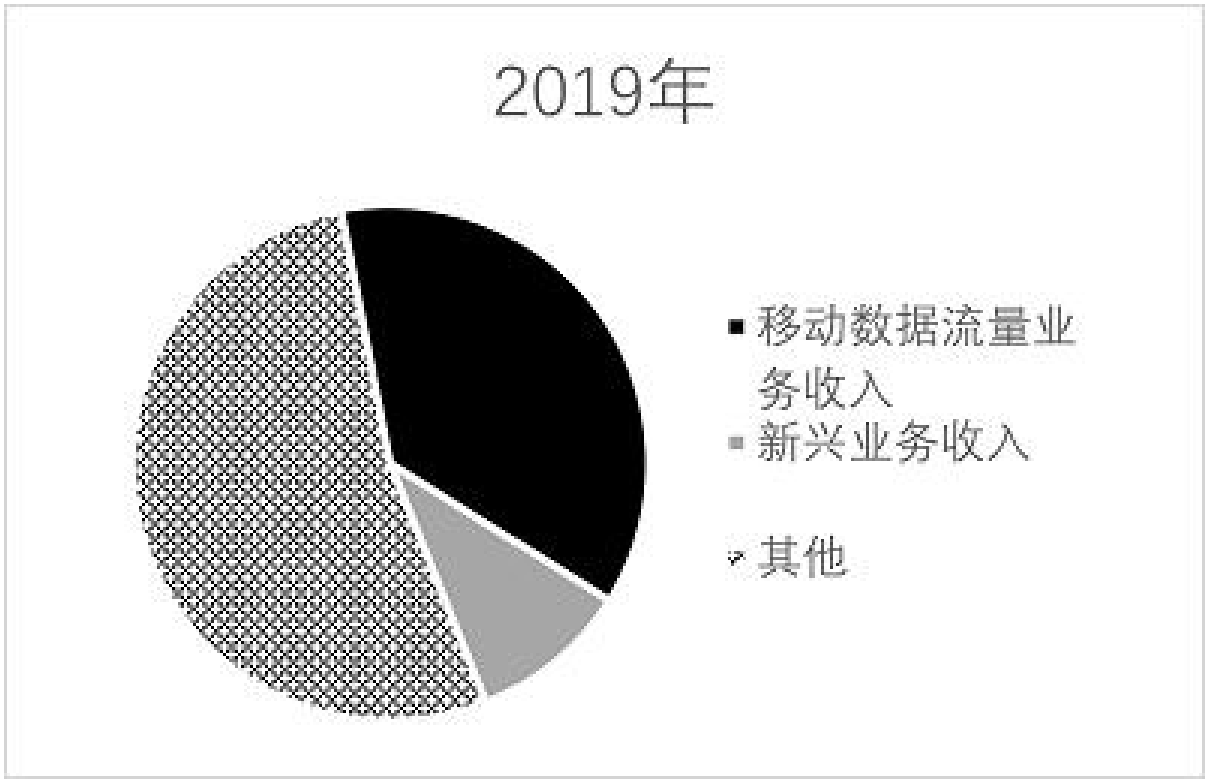
#> input picture 广东/行测/2022-2026/assets/GD2023-XJ/GD2023-XJ-p29-i01.png, 1209 x 783 px, found by its file name
$ python q90_pie_angles.py
#> lines starting #> are read from the running program, lines starting #| are printed output that depends on the picture; after the words box and inside, x2 and y2 are one past the last pixel; in counts of white or black regions, pixels touching at a corner belong together
# -*- coding: utf-8 -*-
"""第90题：量出四个选项饼图各扇区的角度，与由材料算出的各年占比对照。

做法：在饼图区域找圆心和半径，沿0.25°一步的射线在0.35R—0.85R之间取像素，
按“深色（移动数据流量，黑）/中灰（新兴业务，灰）/网点（其他，黑白相间）”分类，
统计每类所占角度。扇区之间的白缝按两侧均分。
"""
import numpy as np
from PIL import Image

BASE = '/home/user/xing-ce1/广东/行测/2022-2026/assets/GD2023-XJ/'
FIGS = {'A': ('GD2023-XJ-p29-i01.png', 2019), 'B': ('GD2023-XJ-p30-i01.png', 2020),
        'C': ('GD2023-XJ-p30-i02.png', 2021), 'D': ('GD2023-XJ-p30-i03.png', 2022)}


def find_circle(g):
    # 只看左侧饼图区域（图例在 x>680 处）
    sub = g[150:, :680]
    mask = sub < 200
    ys, xs = np.nonzero(mask)
    # 去掉边框线：边框在图片最外沿，饼图区域内只取远离边缘的点
    keep = (xs > 20) & (ys < sub.shape[0] - 20)
    ys, xs = ys[keep], xs[keep]
    x0, x1, y0, y1 = xs.min(), xs.max(), ys.min(), ys.max()
    cx, cy = (x0 + x1) / 2, (y0 + y1) / 2 + 150
    r = ((x1 - x0) + (y1 - y0)) / 4
    return cx, cy, r


def classify(vals):
    vals = np.asarray(vals, dtype=float)
    dark = np.mean(vals < 70)
    mid = np.mean((vals >= 110) & (vals <= 205))
    light = np.mean(vals > 225)
    if dark > 0.85:
        return 'black'
    if mid > 0.75:
        return 'gray'
    if light > 0.85:
        return 'gap'
    return 'dots'


def measure(path):
    g = np.asarray(Image.open(path).convert('L'), dtype=float)
    cx, cy, r = find_circle(g)
    counts = {}
    seq = []
    for k in range(1440):
        th = np.deg2rad(k * 0.25)
        rs = np.linspace(0.35 * r, 0.85 * r, 60)
        xs = (cx + rs * np.sin(th)).round().astype(int)
        ys = (cy - rs * np.cos(th)).round().astype(int)
        c = classify(g[ys, xs])
        seq.append(c)
        counts[c] = counts.get(c, 0) + 1
    tot = sum(v for k2, v in counts.items() if k2 != 'gap')
    shares = {k2: v / tot for k2, v in counts.items() if k2 != 'gap'}
    return (cx, cy, r), counts, shares, seq


def boundaries(seq):
    out = []
    for i in range(len(seq)):
        if seq[i] != seq[i - 1]:
            out.append((i * 0.25, seq[i - 1], seq[i]))
    return out


def main_slices(seq, step=0.25, min_deg=4.0):
    """把边缘的抗锯齿杂点和白缝并入两侧扇区：长度<4°的段视为缝，从缝的中点切开。"""
    n = len(seq)
    # 旋转到某个段的起点，避免首尾相接的段被切开
    start = next(i for i in range(n) if seq[i] != seq[i - 1])
    s = seq[start:] + seq[:start]
    runs = []
    for i, c in enumerate(s):
        if runs and runs[-1][0] == c:
            runs[-1][2] += 1
        else:
            runs.append([c, i, 1])
    main = [r for r in runs if r[2] * step >= min_deg and r[0] != 'gap']
    # 合并相邻同类主段
    merged = []
    for r in main:
        if merged and merged[-1][0] == r[0]:
            merged[-1][2] = r[1] + r[2] - merged[-1][1]
        else:
            merged.append(list(r))
    cuts = []
    for k in range(len(merged)):
        a, b = merged[k], merged[(k + 1) % len(merged)]
        end_a = a[1] + a[2]
        beg_b = b[1] if b[1] >= end_a else b[1] + n
        cuts.append(((end_a + beg_b) / 2) % n)
    ext = {}
    for k in range(len(merged)):
        lo, hi = cuts[k - 1], cuts[k]
        ext[merged[k][0]] = ext.get(merged[k][0], 0) + ((hi - lo) % n) * step
    angles = [round(((c + start) % n) * step, 1) for c in cuts]
    return ext, angles


# 由材料算出的各年占比
total2022 = 15800.0
rates = {2019: 0.005, 2020: 0.039, 2021: 0.081, 2022: 0.080}
tot = {2022: total2022}
for y in (2021, 2020, 2019, 2018):
    tot[y] = tot[y + 1] / (1 + rates[y + 1])
mobile = {2018: 5984, 2019: 6096, 2020: 6204, 2021: 6381, 2022: 6397}
new = {2018: 1084, 2019: 1374, 2020: 1737, 2021: 2372, 2022: 3072}

print('由材料推算的电信业务收入（亿元）：', {y: round(v, 1) for y, v in sorted(tot.items())})
print('2022年较2018年增加：', round(tot[2022] - tot[2018], 1))
for label, (fn, year) in FIGS.items():
    (cx, cy, r), counts, shares, seq = measure(BASE + fn)
#> in find_circle, `sub = g[150:, :680]`:
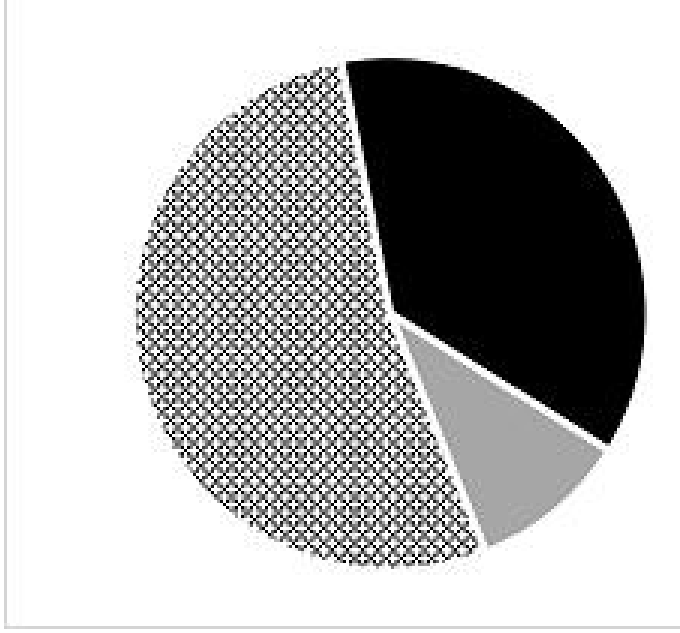
#> sub: shape (633, 680) float64; min 0, max 255, mean 182.5
#> in find_circle, `mask = sub < 200`:
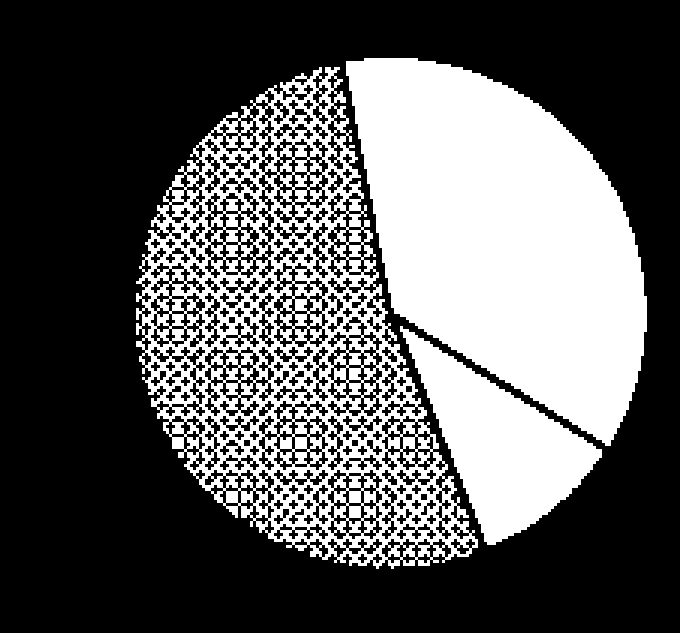
#> mask: shape (633, 680) bool; 35.7% white; 3 white regions, box (x1, y1, x2, y2) and area: (346, 58, 647, 446) 74269, (136, 67, 478, 569) 61248, (400, 326, 602, 545) 18288
#> in find_circle, `x0, x1, y0, y1 = xs.min(), xs.max(), ys.min(), ys.max()`: x0 = 136; x1 = 646; y0 = 58; y1 = 568
#> in find_circle, `cx, cy = (x0 + x1) / 2, (y0 + y1) / 2 + 150`: cx = 391; cy = 463
#> in find_circle, `r = ((x1 - x0) + (y1 - y0)) / 4`: r = 255
#> in measure, `cx, cy, r = find_circle(g)`: cx = 391; cy = 463; r = 255
#> after the loop in measure, `for k in range(1440):`: counts = {'black': 517, 'dots': 772, 'gap': 21, 'gray': 130}; seq = 1440 items, first 6: 'black', 'black', 'black', 'black', 'black', 'black'
#> in measure, `tot = sum(v for k2, v in counts.items() if k2 != 'gap')`: tot = 1419
#> in measure, `shares = {k2: v / tot for k2, v in counts.items() if k2 != 'gap'}`: shares = {'black': 0.364, 'dots': 0.544, 'gray': 0.0916}
#> cx = 391; cy = 463; r = 255; shares = {'black': 0.364, 'dots': 0.544, 'gray': 0.0916}
    m, n = mobile[year] / tot[year], new[year] / tot[year]
#> m = 0.468; n = 0.105
    print('\n选项%s（%d年）圆心(%.0f,%.0f) 半径%.0f' % (label, year, cx, cy, r))
#| 选项A（2019年）圆心(391,463) 半径255
    ext, cuts = main_slices(seq)
#> in main_slices, `n = len(seq)`: n = 1440
#> in main_slices, `start = next(i for i in range(n) if seq[i] != seq[i - 1])`: start = 481
#> in main_slices, `s = seq[start:] + seq[:start]`: s = 1440 items, first 6: 'dots', 'dots', 'dots', 'dots', 'dots', 'gap'
#> the loop in main_slices, `for i, c in enumerate(s):` made 1440 passes
#> c on passes 1 to 3: 'dots', 'dots', 'dots'
#> after the loop in main_slices, `for i, c in enumerate(s):`: runs = [['dots', 0, 5], ['gap', 5, 7], ['dots', 12, 5], ['gray', 17, 130], ['dots', 147, 3], ['gap', 150, 7], ['dots', 157, 753], ['gap', 910, 7], ['dots', 917, 6], ['black', 923, 517]]
#> in main_slices, `main = [r for r in runs if r[2] * step >= min_deg and r[0] != 'gap']`: main = [['gray', 17, 130], ['dots', 157, 753], ['black', 923, 517]]
#> the loop in main_slices, `for r in main:` made 3 passes
#> after the loop in main_slices, `for r in main:`: merged has the same summary as main
#> the loop in main_slices, `for k in range(len(merged)):` made 3 passes
#> (a, b, end_a, beg_b) on passes 1 to 3: (['gray', 17, 130], ['dots', 157, 753], 147, 157), (['dots', 157, 753], ['black', 923, 517], 910, 923), (['black', 923, 517], ['gray', 17, 130], 1440, 1457)
#> after the loop in main_slices, `for k in range(len(merged)):`: cuts = [152, 916.5, 8.5]
#> the loop in main_slices, `for k in range(len(merged)):` made 3 passes
#> (lo, hi) on passes 1 to 3: (8.5, 152), (152, 916.5), (916.5, 8.5)
#> after the loop in main_slices, `for k in range(len(merged)):`: ext = {'gray': 35.88, 'dots': 191.1, 'black': 133}
#> in main_slices, `angles = [round(((c + start) % n) * step, 1) for c in cuts]`: angles = [158.2, 349.4, 122.4]
#> ext = {'gray': 35.88, 'dots': 191.1, 'black': 133}; cuts = [158.2, 349.4, 122.4]
    print('  图中量得（白缝从中点切开）：移动(黑)%.1f°=%.1f%%  新兴(灰)%.1f°=%.1f%%  其他(网点)%.1f°=%.1f%%' % (
        ext.get('black', 0), ext.get('black', 0) / 3.6, ext.get('gray', 0), ext.get('gray', 0) / 3.6,
        ext.get('dots', 0), ext.get('dots', 0) / 3.6))
#|   图中量得（白缝从中点切开）：移动(黑)133.0°=36.9%  新兴(灰)35.9°=10.0%  其他(网点)191.1°=53.1%
    print('  切分角（度，自12点钟方向顺时针）：', cuts)
#|   切分角（度，自12点钟方向顺时针）： [158.2, 349.4, 122.4]
    print('  材料算得：移动%.1f%%  新兴%.1f%%  其他%.1f%%' % (100 * m, 100 * n, 100 * (1 - m - n)))
#|   材料算得：移动46.8%  新兴10.5%  其他42.7%
    print('  粗分类计数占比：移动%.1f%%  新兴%.1f%%  其他%.1f%%' % (
        100 * shares.get('black', 0), 100 * shares.get('gray', 0), 100 * shares.get('dots', 0)))
#|   粗分类计数占比：移动36.4%  新兴9.2%  其他54.4%
#> (the run stopped early here; a loop or call above may not have finished)
